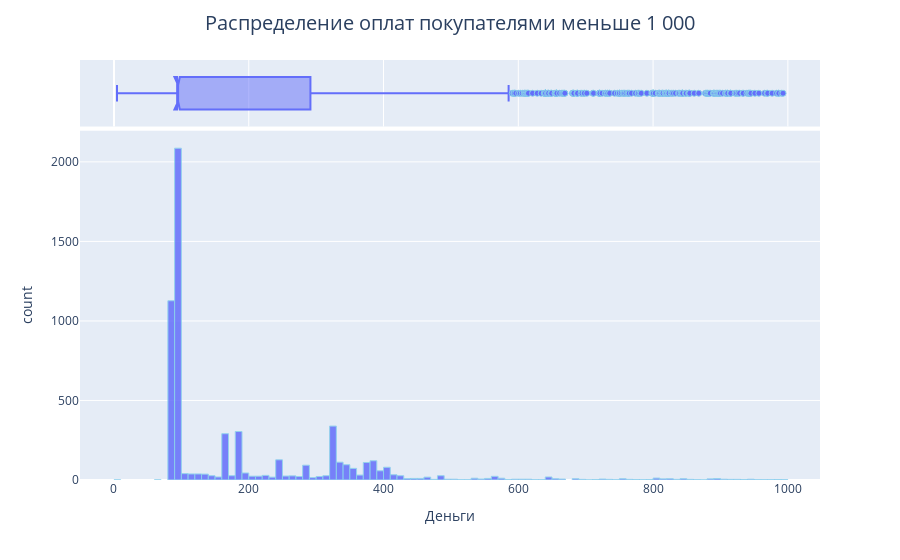

The notebook cell saved with this chart:
### Code cell
fig = px.histogram(rfm[rfm['Деньги']<1000], x='Деньги', opacity=0.85, marginal='box')
fig.update_traces(marker=dict(line=dict(color='skyblue', width=1)))
fig.update_layout(title_text='Распределение оплат покупателями меньше 1 000',
                  title_x=0.5, title_font=dict(size=20))
fig.show()

### Figure 1 — Plotly figure (JSON) as saved in the notebook; plotly's stock layout.template omitted (floating-point values rounded to 4 significant figures; data arrays with more than 128 entries replaced by an {"elided": "..."} marker saying what was removed)
{"data": [{"alignmentgroup": "True", "bingroup": "x", "hovertemplate": "Деньги=%{x}<br>count=%{y}<extra></extra>", "legendgroup": "", "marker": {"color": "#636efa", "line": {"color": "skyblue", "width": 1}, "opacity": 0.85, "pattern": {"shape": ""}}, "name": "", "offsetgroup": "", "orientation": "v", "showlegend": false, "type": "histogram", "x": {"elided": "5963 float values"}, "xaxis": "x", "yaxis": "y"}, {"alignmentgroup": "True", "hovertemplate": "Деньги=%{x}<extra></extra>", "legendgroup": "", "marker": {"color": "#636efa", "line": {"color": "skyblue", "width": 1}}, "name": "", "notched": true, "offsetgroup": "", "showlegend": false, "type": "box", "x": {"elided": "5963 float values"}, "xaxis": "x2", "yaxis": "y2"}], "layout": {"barmode": "relative", "legend": {"tracegroupgap": 0}, "margin": {"t": 60}, "title": {"font": {"size": 20}, "text": "Распределение оплат покупателями меньше 1 000", "x": 0.5}, "xaxis": {"anchor": "y", "domain": [0, 1], "title": {"text": "Деньги"}}, "xaxis2": {"anchor": "y2", "domain": [0, 1], "matches": "x", "showgrid": true, "showticklabels": false}, "yaxis": {"anchor": "x", "domain": [0, 0.8316], "title": {"text": "count"}}, "yaxis2": {"anchor": "x2", "domain": [0.8416, 1], "matches": "y2", "showgrid": false, "showline": false, "showticklabels": false, "ticks": ""}}}
